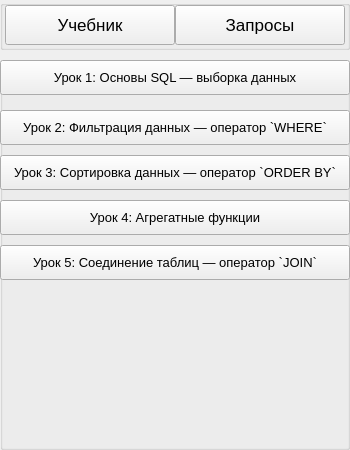
<?xml version="1.0" encoding="UTF-8"?>
<ui version="4.0">
 <class>MainWindow</class>
 <widget class="QMainWindow" name="MainWindow">
  <property name="geometry">
   <rect>
    <x>0</x>
    <y>0</y>
    <width>350</width>
    <height>450</height>
   </rect>
  </property>
  <property name="windowTitle">
   <string>text_book</string>
  </property>
  <property name="windowOpacity">
   <double>1.000000000000000</double>
  </property>
  <widget class="QWidget" name="centralwidget">
   <widget class="QStackedWidget" name="stackedWidget">
    <property name="geometry">
     <rect>
      <x>0</x>
      <y>50</y>
      <width>350</width>
      <height>400</height>
     </rect>
    </property>
    <widget class="QWidget" name="page_1">
     <widget class="QGroupBox" name="lessons">
      <property name="geometry">
       <rect>
        <x>0</x>
        <y>10</y>
        <width>350</width>
        <height>390</height>
       </rect>
      </property>
      <property name="font">
       <font>
        <pointsize>10</pointsize>
        <underline>false</underline>
       </font>
      </property>
      <property name="title">
       <string>GroupBox</string>
      </property>
      <property name="alignment">
       <set>Qt::AlignHCenter|Qt::AlignTop</set>
      </property>
      <property name="flat">
       <bool>false</bool>
      </property>
      <property name="checkable">
       <bool>false</bool>
      </property>
      <widget class="QPushButton" name="lesson5_btn">
       <property name="geometry">
        <rect>
         <x>0</x>
         <y>185</y>
         <width>350</width>
         <height>35</height>
        </rect>
       </property>
       <property name="text">
        <string>Урок 5: Соединение таблиц — оператор `JOIN`</string>
       </property>
      </widget>
      <widget class="QPushButton" name="lesson1_btn">
       <property name="geometry">
        <rect>
         <x>0</x>
         <y>0</y>
         <width>350</width>
         <height>35</height>
        </rect>
       </property>
       <property name="text">
        <string>Урок 1: Основы SQL — выборка данных</string>
       </property>
       <property name="default">
        <bool>false</bool>
       </property>
      </widget>
      <widget class="QPushButton" name="lesson3_btn">
       <property name="geometry">
        <rect>
         <x>0</x>
         <y>95</y>
         <width>350</width>
         <height>35</height>
        </rect>
       </property>
       <property name="text">
        <string>Урок 3: Сортировка данных — оператор `ORDER BY`</string>
       </property>
      </widget>
      <widget class="QPushButton" name="lesson4_btn">
       <property name="geometry">
        <rect>
         <x>0</x>
         <y>140</y>
         <width>350</width>
         <height>35</height>
        </rect>
       </property>
       <property name="font">
        <font>
         <pointsize>10</pointsize>
         <stylestrategy>PreferDefault</stylestrategy>
         <kerning>true</kerning>
        </font>
       </property>
       <property name="text">
        <string>Урок 4: Агрегатные функции</string>
       </property>
      </widget>
      <widget class="QPushButton" name="lesson2_btn">
       <property name="geometry">
        <rect>
         <x>0</x>
         <y>50</y>
         <width>350</width>
         <height>35</height>
        </rect>
       </property>
       <property name="text">
        <string>Урок 2: Фильтрация данных — оператор `WHERE`</string>
       </property>
       <property name="default">
        <bool>false</bool>
       </property>
      </widget>
     </widget>
    </widget>
    <widget class="QWidget" name="page_2">
     <widget class="QGroupBox" name="prefabs">
      <property name="geometry">
       <rect>
        <x>0</x>
        <y>0</y>
        <width>350</width>
        <height>400</height>
       </rect>
      </property>
      <property name="title">
       <string/>
      </property>
     </widget>
    </widget>
   </widget>
   <widget class="QGroupBox" name="nav_menu">
    <property name="geometry">
     <rect>
      <x>0</x>
      <y>0</y>
      <width>350</width>
      <height>50</height>
     </rect>
    </property>
    <property name="title">
     <string/>
    </property>
    <property name="alignment">
     <set>Qt::AlignCenter</set>
    </property>
    <widget class="QPushButton" name="page1_btn">
     <property name="geometry">
      <rect>
       <x>5</x>
       <y>5</y>
       <width>170</width>
       <height>40</height>
      </rect>
     </property>
     <property name="font">
      <font>
       <pointsize>13</pointsize>
      </font>
     </property>
     <property name="text">
      <string>Учебник</string>
     </property>
    </widget>
    <widget class="QPushButton" name="page2_btn">
     <property name="geometry">
      <rect>
       <x>175</x>
       <y>5</y>
       <width>170</width>
       <height>40</height>
      </rect>
     </property>
     <property name="font">
      <font>
       <pointsize>13</pointsize>
      </font>
     </property>
     <property name="text">
      <string>Запросы</string>
     </property>
    </widget>
   </widget>
  </widget>
 </widget>
 <resources/>
 <connections/>
</ui>
